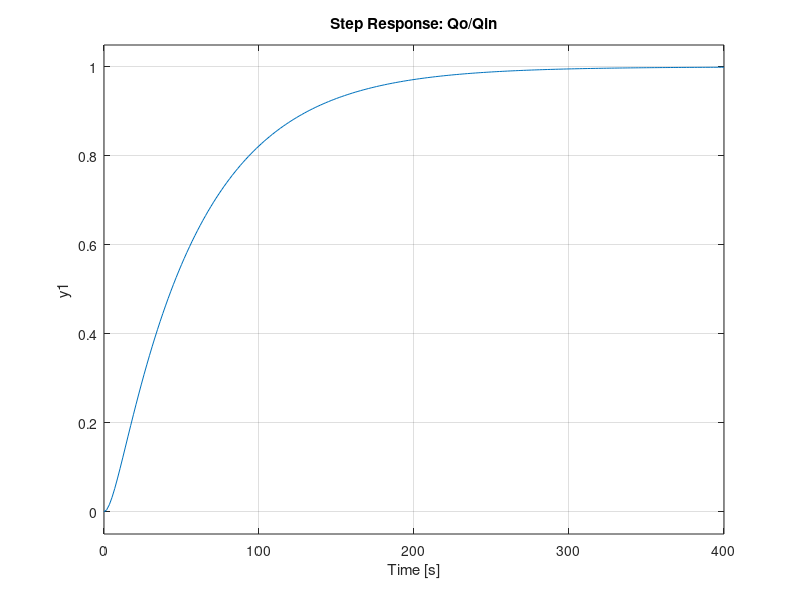
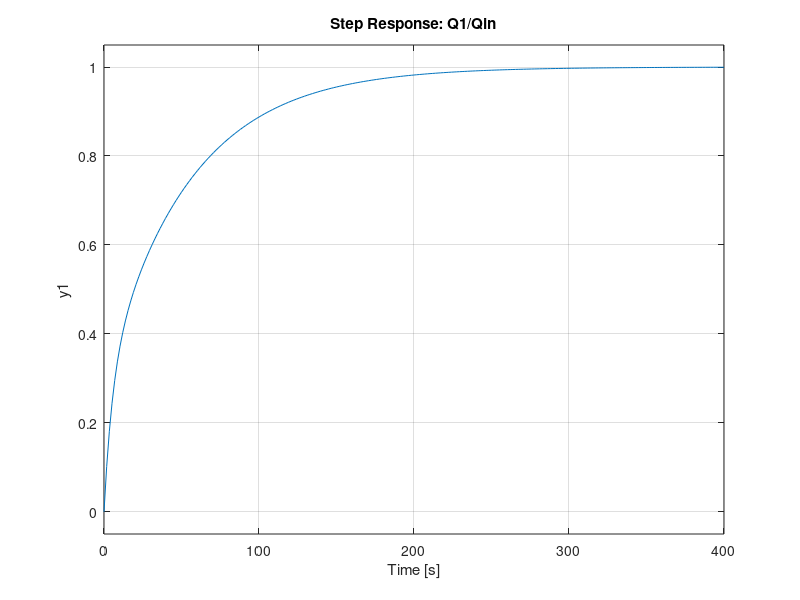
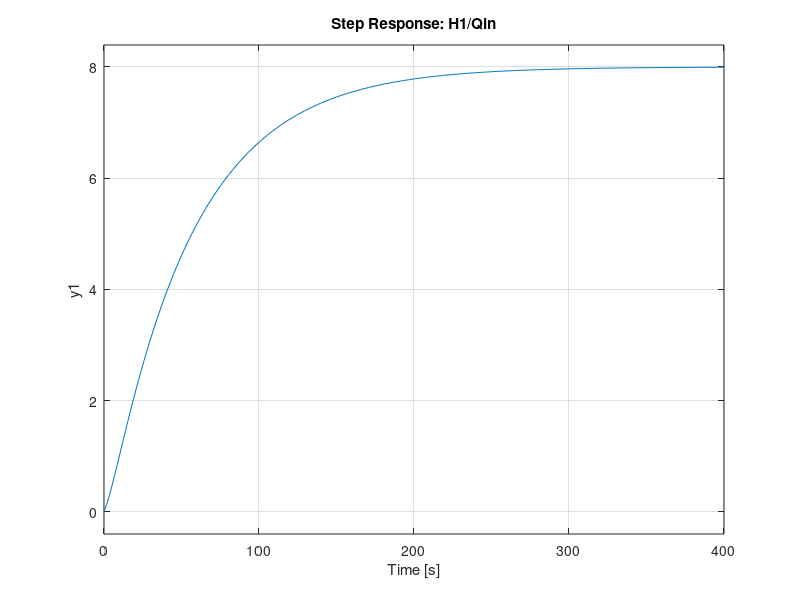
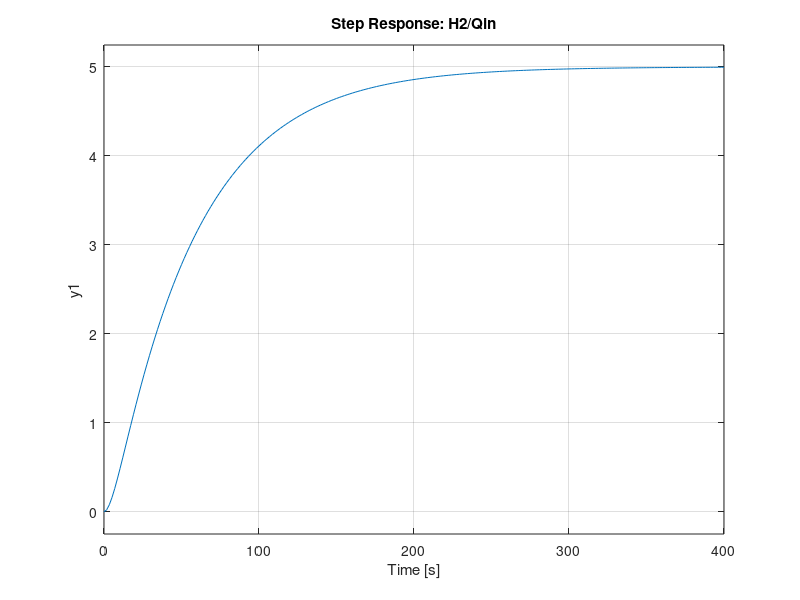

These charts were generated, in order, by the following MATLAB code:
A1 = 5; A2 = 4; R1 = 3; R2 = 5;
cc_eqn = [A1*A2*R1*R2, A1*R1 + A2*R2 + A1*R2, 1];

%transfer functions
Qo_Qin = tf([1], cc_eqn);
Q1_Qin = tf([A2*R2, 1], cc_eqn);
H1_Qin = tf([A2*R2, R1+R2], cc_eqn);
H2_Qin = tf([R2], cc_eqn);

%study system stability
poles = roots(cc_eqn);

%step responses
figure;
step(Qo_Qin);
title('Step Response: Qo/Qin');

figure;
step(Q1_Qin);
title('Step Response: Q1/Qin');

figure;
step(H1_Qin);
title('Step Response: H1/Qin');

figure;
step(H2_Qin);
title('Step Response: H2/Qin');

%5. track hd
t = 0:0.1:100;
Hd_H2 = feedback(H2_Qin, 1);
hd = 5;
figure;
[y_H2, t] = step(Hd_H2, t);
y_H2 = hd * y_H2;

% Compute H1 response
Qin = (hd - y_H2);
y_H1 = lsim(H1_Qin, Qin, t);
figure;
plot(t, y_H2, 'b', t, y_H1, 'r--', t, hd*ones(size(t)), 'k:');
legend('h_2', 'h_1', 'h_d');
title('Response to h_d = 5m (P-Control)');
grid on;

% different kp values
hd = 5;
Kp_values = [1, 10, 100];
figure; hold on;
for Kp = Kp_values
Hd_H2 = feedback(Kp * H2_Qin, 1);
[y, t] = step(Hd_H2, t);
y = hd * y;
ess = hd - y(end);
plot(t, y, 'DisplayName', sprintf('Kp = %d (e_{ss} = %.3f)', Kp, ess));
end
title('Effect of K_p on Tracking and e_{ss}');
legend; grid on;